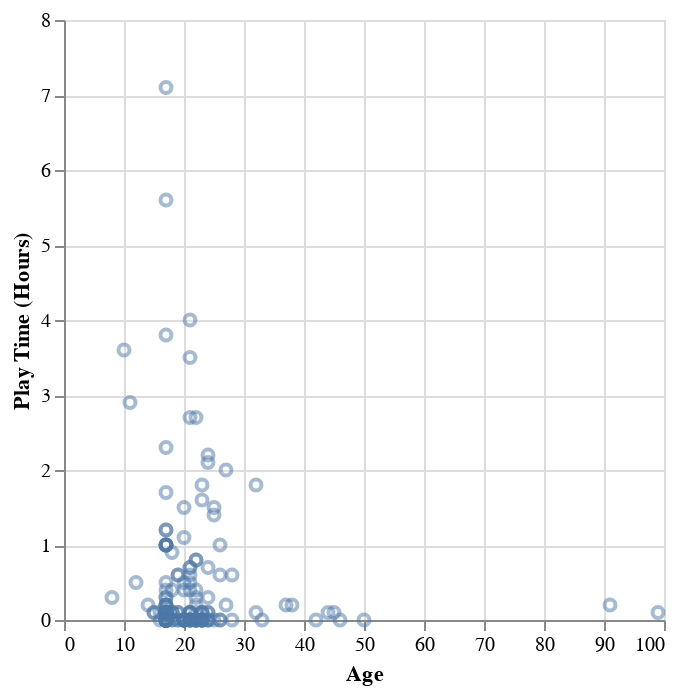

Notebook code cell kept with this figure:
### Code cell
alt.Chart(players[players["played_hours"] < 10]).mark_point(opacity=0.5).encode(
    x=alt.X("age").title("Age"),
    y=alt.Y("played_hours").title("Play Time (Hours)")
)

### Figure 1 — Vega-Lite specification as saved in the notebook (floating-point values rounded to 4 significant figures; data arrays with more than 128 entries replaced by an {"elided": "..."} marker saying what was removed)
{"config": {"view": {"continuousWidth": 300, "continuousHeight": 300}}, "data": {"name": "data-373a38902fb5bcffd5301a2acc658158"}, "mark": {"type": "point", "opacity": 0.5}, "encoding": {"x": {"field": "age", "title": "Age", "type": "quantitative"}, "y": {"field": "played_hours", "title": "Play Time (Hours)", "type": "quantitative"}}, "$schema": "https://vega.github.io/schema/vega-lite/v5.20.1.json", "datasets": {"data-373a38902fb5bcffd5301a2acc658158": {"elided": "183 records"}}}
